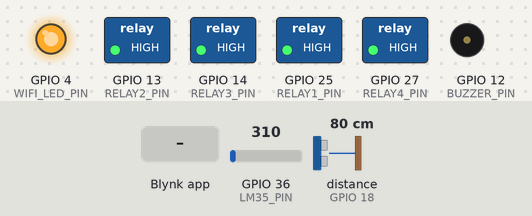
A sketch run on a simulated ESP32. On the bench: switched loads named in the sketch (green lamp = pin HIGH), output pins drawn as LEDs (lit = HIGH), buzzer (waves = sounding). The test bench sets the inputs (shaded band); at power-on: distance to the obstacle (sensor on GPIO 18) 80 cm, GPIO 36 (LM35_PIN) = 310 (analog values on the 0–4095 scale). The echo pulse lasts 58.3 µs per cm; WiFi joins after 1.5 s; servers stay silent unless stated; what the sketch prints to the serial monitor is not drawn.

Above: at 3.5 s.
3.6 s: distance to the obstacle (sensor on GPIO 18) set to 21 cm
5.1 s: distance to the obstacle (sensor on GPIO 18) set to 18 cm
At 6.0 s:
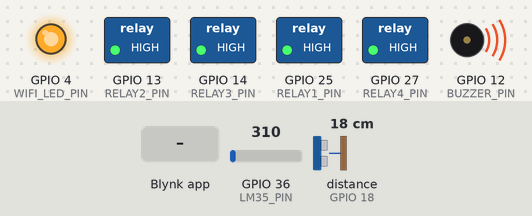
6.6 s: Blynk app writes 1 to V0
At 7.8 s:
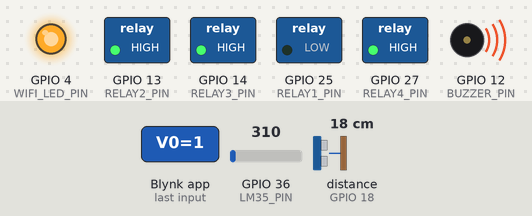
8.1 s: Blynk app writes 1 to V1
At 9.2 s:
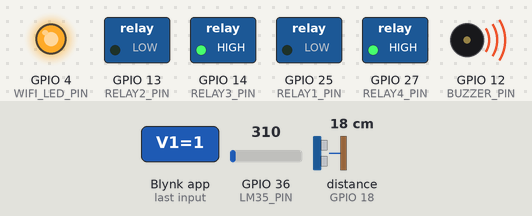
9.6 s: Blynk app writes 0 to V0
At 10.3 s:
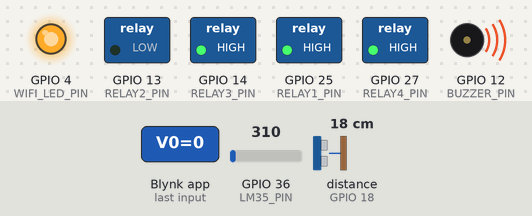
11.1 s: Blynk app writes 1 to V2
At 11.5 s:
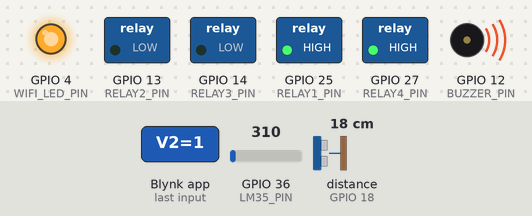
Timing chart, 0 to 13.6 s (numbered marks = the images above; inputs shaded):
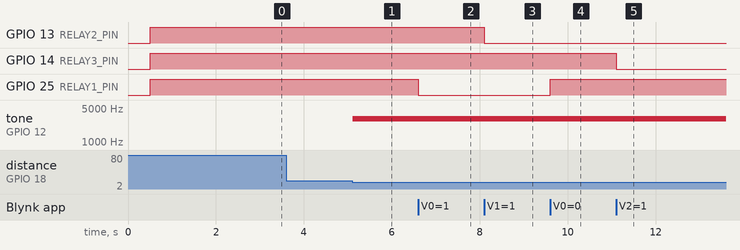

Measured:
- the behaviour switches between 20 and 19 cm on distance to the obstacle (sensor on GPIO 18) (found by bisection; images 0 and 1)
- after the input at 3.6 s, every drawn part: stays the same
- after the input at 5.1 s, tone on GPIO 12 (BUZZER_PIN): silent → 3000 Hz at once
- after the input at 6.6 s, GPIO 25 (RELAY1_PIN): HIGH → LOW at once
- after the input at 8.1 s, GPIO 13 (RELAY2_PIN): HIGH → LOW at once
- after the input at 9.6 s, GPIO 25 (RELAY1_PIN): LOW → HIGH at once
- after the input at 11.1 s, GPIO 14 (RELAY3_PIN): HIGH → LOW at once

The sketch:

ESP32_Home_Automation.ino
```cpp
/*
 * ============================================================
 *   ESP32-Based Smart Home Automation System
 *   Platform  : Arduino IDE + Blynk IoT
 *   Board     : ESP32 30-pin Development Module
 *
 *   SIMPLIFIED VERSION – MANUAL MODE ONLY
 *   - Relays controlled exclusively via Blynk app (manual)
 *   - WiFi lost → all 4 relays turn ON automatically
 *   - Buzzer triggers when any object is within 20 cm
 *     (works in BOTH online and offline mode)
 * ============================================================
 *
 * LIBRARY REQUIREMENTS (install via Arduino Library Manager):
 *   1. Blynk   – search "Blynk" by Volodymyr Shymanskyy  (v1.3.x)
 *   2. NewPing – search "NewPing" by Tim Eckel
 *
 * BOARD SETUP (Arduino IDE):
 *   File → Preferences → Additional Boards Manager URLs:
 *     https://raw.githubusercontent.com/espressif/arduino-esp32/gh-pages/package_esp32_index.json
 *   Tools → Board → ESP32 Arduino → "ESP32 Dev Module"
 *   Tools → Port  → Select your COM port
 *   Upload Speed → 115200
 *
 * BLYNK SETUP:
 *   1. Create a free account at https://blynk.cloud
 *   2. Create a new Template → Device: ESP32
 *   3. Add Datastreams for V0–V11 (Integer as needed)
 *   4. Copy BLYNK_TEMPLATE_ID, BLYNK_TEMPLATE_NAME, BLYNK_AUTH_TOKEN
 *      and paste them below.
 *
 * VIRTUAL PIN SUMMARY:
 *   V0  – Relay 1 control          (Button widget, Switch mode)
 *   V1  – Relay 2 control          (Button widget, Switch mode)
 *   V2  – Relay 3 control          (Button widget, Switch mode)
 *   V3  – Relay 4 control          (Button widget, Switch mode)
 *   V5  – Temperature °C           (Gauge / SuperChart)
 *   V6  – Distance cm              (Gauge / SuperChart)
 *   V7  – Relay 1 Status LED       (LED widget)
 *   V8  – Relay 2 Status LED       (LED widget)
 *   V9  – Relay 3 Status LED       (LED widget)
 *   V10 – Relay 4 Status LED       (LED widget)
 *   V11 – Buzzer Alarm Indicator   (LED widget)
 *
 * RELAY FLICKER FIX:
 *   All relay writes go through setRelay(), which checks the current
 *   state before calling digitalWrite(). If the requested state is
 *   already set, the GPIO is NOT touched — eliminating relay chatter.
 *
 * BUZZER RULE (unified for online & offline):
 *   ANY object detected within 20 cm → buzzer ON
 *   Object moves beyond 20 cm        → buzzer OFF
 *   V11 is updated on Blynk only when connected.
 * ============================================================
 */

// ── Blynk credentials ────────────────────────────────────────
#define BLYNK_TEMPLATE_ID   "TMPL3TXi3DnbV"
#define BLYNK_TEMPLATE_NAME "SmartHome"
#define BLYNK_AUTH_TOKEN    "VfKaKcwwAyPOwZW2fbQQwKRHxgvIznUw"
#define BLYNK_PRINT Serial

// ── Core libraries ───────────────────────────────────────────
#include <WiFi.h>
#include <BlynkSimpleEsp32.h>
#include <NewPing.h>

// ── WiFi credentials ─────────────────────────────────────────
const char* WIFI_SSID     = "projectap";
const char* WIFI_PASSWORD = "12345678";

// ── GPIO Pin Definitions ─────────────────────────────────────
// Relay module (active-LOW: LOW = relay ON, HIGH = relay OFF)
#define RELAY1_PIN        25
#define RELAY2_PIN        13
#define RELAY3_PIN        14
#define RELAY4_PIN        27

// LM35 temperature sensor (analog input)
#define LM35_PIN          36

// Passive buzzer – driven via LEDC PWM
#define BUZZER_PIN        12
#define BUZZER_FREQ_HZ  3000    // 3 kHz tone
#define BUZZER_RESOLUTION  8    // 8-bit resolution → duty range 0–255
#define BUZZER_DUTY_ON   128    // 50% duty cycle → audible tone
#define BUZZER_DUTY_OFF    0    // 0% duty cycle  → silent

// HC-SR04 ultrasonic sensor
#define TRIG_PIN          19
#define ECHO_PIN          18

// WiFi status indicator LED
#define WIFI_LED_PIN       4

// ── Ultrasonic sensor configuration ──────────────────────────
#define MAX_DISTANCE_CM   400   // Maximum measurable range (cm)
#define ALARM_DISTANCE_CM  20   // Buzzer trigger threshold (cm) — online & offline

NewPing sonar(TRIG_PIN, ECHO_PIN, MAX_DISTANCE_CM);

// ── Blynk timer ──────────────────────────────────────────────
BlynkTimer timer;

// ── System state ─────────────────────────────────────────────
bool wifiConnected  = false;   // mirrors actual WiFi connection state
bool blynkConnected = false;   // mirrors Blynk connection state

// Relay states – true = relay energised (load ON)
// Stored here so setRelay() can skip redundant GPIO writes (flicker fix).
bool relayState[4] = { false, false, false, false };

// Buzzer state – prevents redundant ledcWrite / Blynk V11 writes
bool buzzerActive = false;

// ── Timing constants ─────────────────────────────────────────
#define SENSOR_INTERVAL_MS  1000   // Sensor → Blynk update period
#define ALARM_INTERVAL_MS    200   // Ultrasonic alarm poll period
#define WIFI_CHECK_INTERVAL 5000   // WiFi reconnect check period
#define SERIAL_BAUD        115200

// ── Forward declarations ──────────────────────────────────────
void setRelay(uint8_t index, bool on);
void setAllRelays(bool on);
void updateBlynkRelayLEDs();
void sendSensorData();
void checkUltrasonicAlarm();
void buzzerOn();
void buzzerOff();
float readTemperatureCelsius();
unsigned int readDistanceCM();
void handleWiFiReconnect();
void printStatus();

// ─────────────────────────────────────────────────────────────
//  BLYNK VIRTUAL PIN HANDLERS
// ─────────────────────────────────────────────────────────────

// V0 → Relay 1
BLYNK_WRITE(V0) {
    bool state = param.asInt();
    setRelay(0, state);
    Serial.printf("[Blynk] V0 → Relay 1 = %s\n", state ? "ON" : "OFF");
}

// V1 → Relay 2
BLYNK_WRITE(V1) {
    bool state = param.asInt();
    setRelay(1, state);
    Serial.printf("[Blynk] V1 → Relay 2 = %s\n", state ? "ON" : "OFF");
}

// V2 → Relay 3
BLYNK_WRITE(V2) {
    bool state = param.asInt();
    setRelay(2, state);
    Serial.printf("[Blynk] V2 → Relay 3 = %s\n", state ? "ON" : "OFF");
}

// V3 → Relay 4
BLYNK_WRITE(V3) {
    bool state = param.asInt();
    setRelay(3, state);
    Serial.printf("[Blynk] V3 → Relay 4 = %s\n", state ? "ON" : "OFF");
}

// Fires every time Blynk (re)connects – sync widget states with device
BLYNK_CONNECTED() {
    Serial.println("[Blynk] Connected – syncing widget states");
    Blynk.syncVirtual(V0, V1, V2, V3);
    updateBlynkRelayLEDs();
    // Reflect real buzzer state on V11 after reconnect
    Blynk.virtualWrite(V11, buzzerActive ? 255 : 0);
    blynkConnected = true;
}

// ─────────────────────────────────────────────────────────────
//  HELPER: Relay control  (FLICKER FIX)
// ─────────────────────────────────────────────────────────────

/**
 * Set a relay ON or OFF.
 * Only calls digitalWrite() if the requested state differs from
 * the currently stored state — prevents relay chatter.
 *
 * index : 0–3  →  Relay 1–4
 * on    : true = energise relay (load ON)
 *
 * Active-LOW module:
 *   GPIO LOW  → relay ON
 *   GPIO HIGH → relay OFF
 */
void setRelay(uint8_t index, bool on) {
    if (index > 3) return;
    if (relayState[index] == on) return;   // already in correct state — skip

    const uint8_t pins[4] = { RELAY1_PIN, RELAY2_PIN, RELAY3_PIN, RELAY4_PIN };
    relayState[index] = on;
    digitalWrite(pins[index], on ? LOW : HIGH);   // active-LOW
}

/** Set all four relays to the same state at once. */
void setAllRelays(bool on) {
    for (uint8_t i = 0; i < 4; i++) {
        setRelay(i, on);
    }
}

// ─────────────────────────────────────────────────────────────
//  HELPER: Buzzer control via LEDC PWM
// ─────────────────────────────────────────────────────────────

/** Sound the passive buzzer. No-op if already ON. */
void buzzerOn() {
    if (buzzerActive) return;
    ledcWrite(BUZZER_PIN, BUZZER_DUTY_ON);
    buzzerActive = true;
}

/** Silence the buzzer. No-op if already OFF. */
void buzzerOff() {
    if (!buzzerActive) return;
    ledcWrite(BUZZER_PIN, BUZZER_DUTY_OFF);
    buzzerActive = false;
}

// ─────────────────────────────────────────────────────────────
//  HELPER: Sensor readings
// ─────────────────────────────────────────────────────────────

/**
 * Read LM35 and return temperature in °C.
 * 10 samples averaged to reduce ADC noise.
 */
float readTemperatureCelsius() {
    const uint8_t SAMPLES = 10;
    uint32_t sum = 0;
    for (uint8_t i = 0; i < SAMPLES; i++) {
        sum += analogRead(LM35_PIN);
        delayMicroseconds(100);
    }
    float avgADC  = (float)sum / SAMPLES;
    float voltage = (avgADC / 4095.0f) * 3300.0f;   // mV
    float tempC   = voltage / 10.0f;                  // °C
    return tempC;
}

/**
 * Ping HC-SR04 and return distance in cm.
 * Returns MAX_DISTANCE_CM when no echo received (no object).
 */
unsigned int readDistanceCM() {
    unsigned int dist = sonar.ping_cm();
    if (dist == 0) dist = MAX_DISTANCE_CM;
    return dist;
}

// ─────────────────────────────────────────────────────────────
//  TIMER CALLBACK: Send sensor data to Blynk (every 1 s)
// ─────────────────────────────────────────────────────────────
void sendSensorData() {
    if (!Blynk.connected()) return;

    float        tempC = readTemperatureCelsius();
    unsigned int dist  = readDistanceCM();

    Blynk.virtualWrite(V5, tempC);
    Blynk.virtualWrite(V6, dist);
    updateBlynkRelayLEDs();

    Serial.printf("[Sensors] Temp: %.1f °C | Distance: %u cm\n", tempC, dist);
}

// ─────────────────────────────────────────────────────────────
//  TIMER CALLBACK: Ultrasonic alarm (every 200 ms)
//
//  UNIFIED RULE (online AND offline):
//    Object within 20 cm → buzzer ON
//    Object beyond 20 cm → buzzer OFF
//
//  V11 LED widget on Blynk is updated only when:
//    (a) connected to Blynk, AND
//    (b) the alarm state has actually changed (avoids write flood)
// ─────────────────────────────────────────────────────────────
void checkUltrasonicAlarm() {
    unsigned int dist        = readDistanceCM();
    bool         alarmActive = (dist < ALARM_DISTANCE_CM);

    if (alarmActive) {
        buzzerOn();
        Serial.printf("[Alarm] Object at %u cm – BUZZER ON\n", dist);
    } else {
        if (buzzerActive) {
            buzzerOff();
            Serial.printf("[Alarm] Object at %u cm – BUZZER OFF\n", dist);
        }
    }

    // Push V11 to Blynk only on state change, not every 200 ms
    static bool lastAlarmState = false;
    if (alarmActive != lastAlarmState) {
        lastAlarmState = alarmActive;
        if (Blynk.connected()) {
            Blynk.virtualWrite(V11, alarmActive ? 255 : 0);
            Serial.printf("[V11] Buzzer alarm indicator = %s\n",
                          alarmActive ? "ON" : "OFF");
        }
    }
}

// ─────────────────────────────────────────────────────────────
//  HELPER: Push relay states to Blynk LED widgets (V7–V10)
// ─────────────────────────────────────────────────────────────
void updateBlynkRelayLEDs() {
    if (!Blynk.connected()) return;
    Blynk.virtualWrite(V7,  relayState[0] ? 255 : 0);
    Blynk.virtualWrite(V8,  relayState[1] ? 255 : 0);
    Blynk.virtualWrite(V9,  relayState[2] ? 255 : 0);
    Blynk.virtualWrite(V10, relayState[3] ? 255 : 0);
}

// ─────────────────────────────────────────────────────────────
//  HELPER: Non-blocking WiFi / Blynk reconnect (every 5 s)
// ─────────────────────────────────────────────────────────────
void handleWiFiReconnect() {
    static unsigned long lastCheck = 0;
    if (millis() - lastCheck < WIFI_CHECK_INTERVAL) return;
    lastCheck = millis();

    if (WiFi.status() == WL_CONNECTED) {
        if (!wifiConnected) {
            // Just reconnected
            wifiConnected = true;
            digitalWrite(WIFI_LED_PIN, HIGH);
            Serial.println("[WiFi] Reconnected → " + WiFi.localIP().toString());
            // NOTE: Relays are NOT reset here on reconnect.
            // They were all ON in offline mode; Blynk will sync
            // their correct states via BLYNK_CONNECTED() → syncVirtual.
        }
    } else {
        if (wifiConnected) {
            // Just lost connection
            wifiConnected  = false;
            blynkConnected = false;
            digitalWrite(WIFI_LED_PIN, LOW);
            Serial.println("[WiFi] Connection lost – entering Offline Mode");
            setAllRelays(true);   // Offline rule: all relays ON
        }
        Serial.println("[WiFi] Retrying connection…");
        WiFi.reconnect();
    }
}

// ─────────────────────────────────────────────────────────────
//  HELPER: Serial status printout (every 5 s via timer)
// ─────────────────────────────────────────────────────────────
void printStatus() {
    Serial.println("──────────────────────────────────");
    Serial.printf("  WiFi   : %s\n", wifiConnected     ? "Connected"    : "Offline");
    Serial.printf("  Blynk  : %s\n", Blynk.connected() ? "Connected"    : "Disconnected");
    Serial.printf("  Mode   : Manual only\n");
    Serial.printf("  Buzzer : %s\n", buzzerActive      ? "ON"           : "OFF");
    Serial.printf("  Relays : R1=%s R2=%s R3=%s R4=%s\n",
                  relayState[0] ? "ON" : "OFF",
                  relayState[1] ? "ON" : "OFF",
                  relayState[2] ? "ON" : "OFF",
                  relayState[3] ? "ON" : "OFF");
    Serial.println("──────────────────────────────────");
}

// ─────────────────────────────────────────────────────────────
//  SETUP
// ─────────────────────────────────────────────────────────────
void setup() {
    Serial.begin(SERIAL_BAUD);
    delay(500);
    Serial.println("\n[Boot] ESP32 Smart Home System starting… (Manual Mode Only)");

    // ── Relay GPIO ────────────────────────────────────────────
    pinMode(RELAY1_PIN, OUTPUT);
    pinMode(RELAY2_PIN, OUTPUT);
    pinMode(RELAY3_PIN, OUTPUT);
    pinMode(RELAY4_PIN, OUTPUT);
    // Active-LOW: drive HIGH so all relays start OFF
    digitalWrite(RELAY1_PIN, HIGH);
    digitalWrite(RELAY2_PIN, HIGH);
    digitalWrite(RELAY3_PIN, HIGH);
    digitalWrite(RELAY4_PIN, HIGH);

    // ── WiFi LED ──────────────────────────────────────────────
    pinMode(WIFI_LED_PIN, OUTPUT);
    digitalWrite(WIFI_LED_PIN, LOW);

    // ── Buzzer: LEDC PWM setup ────────────────────────────────
    ledcAttach(BUZZER_PIN, BUZZER_FREQ_HZ, BUZZER_RESOLUTION);
    ledcWrite(BUZZER_PIN, BUZZER_DUTY_OFF);   // start silent

    // ── ADC for LM35 ─────────────────────────────────────────
    analogSetAttenuation(ADC_11db);   // full-scale ~3.3 V
    analogReadResolution(12);         // 12-bit: 0–4095

    // ── WiFi connection attempt ───────────────────────────────
    Serial.printf("[WiFi] Connecting to '%s'", WIFI_SSID);
    WiFi.mode(WIFI_STA);
    WiFi.begin(WIFI_SSID, WIFI_PASSWORD);

    uint8_t attempts = 0;
    while (WiFi.status() != WL_CONNECTED && attempts < 20) {
        delay(500);
        Serial.print(".");
        attempts++;
    }
    Serial.println();

    if (WiFi.status() == WL_CONNECTED) {
        // ── ONLINE: connect to Blynk ──────────────────────────
        wifiConnected = true;
        digitalWrite(WIFI_LED_PIN, HIGH);
        Serial.println("[WiFi] Connected! IP: " + WiFi.localIP().toString());

        Blynk.config(BLYNK_AUTH_TOKEN);
        Blynk.connect(3000);

        if (Blynk.connected()) {
            Serial.println("[Blynk] Connected to server");
        } else {
            Serial.println("[Blynk] Server unreachable – will retry in loop");
        }
    } else {
        // ── OFFLINE: turn all relays ON ───────────────────────
        wifiConnected = false;
        Serial.println("[WiFi] Could not connect – OFFLINE mode");
        Serial.println("[Offline] All relays turned ON");
        setAllRelays(true);
    }

    // ── BlynkTimer registrations ──────────────────────────────

    // Sensor data → Blynk every 1 second (temperature + distance display)
    timer.setInterval(SENSOR_INTERVAL_MS, sendSensorData);

    // Ultrasonic alarm check every 200 ms (responsive buzzer)
    timer.setInterval(ALARM_INTERVAL_MS, checkUltrasonicAlarm);

    // Serial status dump every 5 seconds
    timer.setInterval(5000L, printStatus);

    Serial.println("[Boot] Setup complete");
    printStatus();
}

// ─────────────────────────────────────────────────────────────
//  LOOP
//  Lean and non-blocking. All logic runs inside BlynkTimer
//  callbacks and BLYNK_WRITE() handlers. Relay manual control
//  comes entirely from Blynk virtual pin writes (V0–V3).
// ─────────────────────────────────────────────────────────────
void loop() {
    // Run Blynk comms (handles incoming V-pin writes, heartbeat, etc.)
    if (wifiConnected) {
        Blynk.run();
    }

    // Fire all registered BlynkTimer callbacks on schedule
    timer.run();

    // Non-blocking WiFi / Blynk reconnection check
    handleWiFiReconnect();

    // ── Offline relay guard ───────────────────────────────────
    // If WiFi is lost, keep all relays ON.
    // setRelay()'s state-guard makes this a no-op once already ON.
    if (!wifiConnected) {
        setAllRelays(true);
        return;
    }

    // ── Online: relays are controlled only by BLYNK_WRITE (V0–V3) ──
    // Nothing else belongs in loop().
}
```
